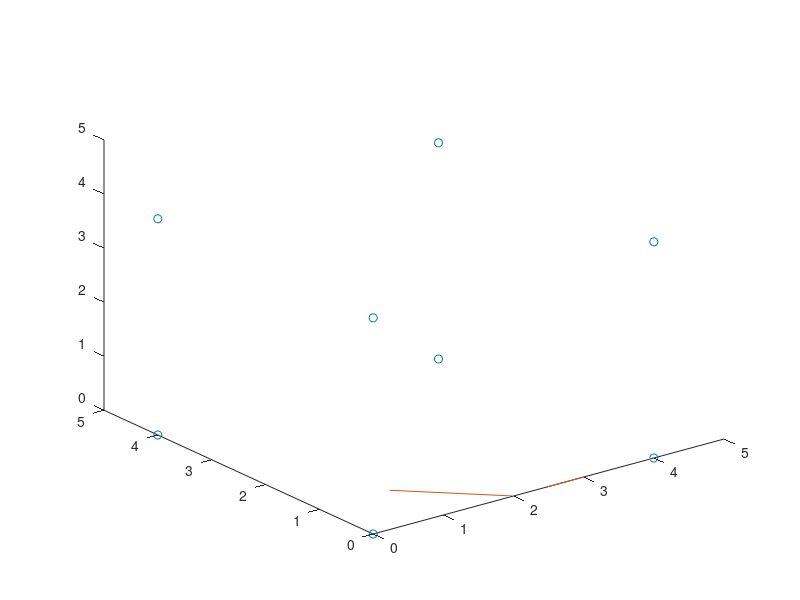

Recreate this plot in MATLAB. (Note: this script raises an error after producing the figure.)
% Input Variables
r = sqrt(2);
l = 5;
b = 5;
h = 5;

a = 2 * sqrt(2) * r;
nx = floor(l/a);
ny = floor(b/a);
nz = floor(h/a);

if nx == 0 || ny == 0 || nz == 0
 disp("Insufficient Space")
 return 
end

w = 0 : a : max([nx, ny, nz]) * a;

Ax = ones(nx + 1, ny + 1);
Ay = ones(nx + 1, ny + 1);
Ax = Ax .* w(1:nx+1)';
Ay = Ay .* w(1:ny+1);

Bx = Ax(1:nx, 1:ny) + a/2;
By = Ay(1:nx, 1:ny) + a/2;

Cx = Ax(1:nx, :) + a/2;
Cy = Ay(1:nx, :);

Dx = Ax(:, 1:ny);
Dy = Ay(:, 1:ny) + a/2;

A = ones((nx + 1) * (ny + 1) * (nz + 1), 3);
for z = 1 : nz + 1
    A(1 + (z - 1) * ((nx + 1) * (ny + 1)) : z * ((nx + 1) * (ny + 1)), 1) = A(1 + (z - 1) * ((nx + 1) * (ny + 1)) : z * ((nx + 1) * (ny + 1)), 1) .* Ax(:);
    A(1 + (z - 1) * ((nx + 1) * (ny + 1)) : z * ((nx + 1) * (ny + 1)), 2) = A(1 + (z - 1) * ((nx + 1) * (ny + 1)) : z * ((nx + 1) * (ny + 1)), 2) .* Ay(:);
    A(1 + (z - 1) * ((nx + 1) * (ny + 1)) : z * ((nx + 1) * (ny + 1)), 3) = A(1 + (z - 1) * ((nx + 1) * (ny + 1)) : z * ((nx + 1) * (ny + 1)), 3) * w(z);
end

B = ones(nx * ny * (nz + 1), 3);
for z = 1 : nz + 1
    B(1 + (z - 1) * (nx * ny) : z * (nx * ny), 1) = B(1 + (z - 1) * (nx * ny) : z * (nx * ny), 1) .* Bx(:);
    B(1 + (z - 1) * (nx * ny) : z * (nx * ny), 2) = B(1 + (z - 1) * (nx * ny) : z * (nx * ny), 2) .* By(:);
    B(1 + (z - 1) * (nx * ny) : z * (nx * ny), 3) = B(1 + (z - 1) * (nx * ny) : z * (nx * ny), 3) * w(z);
end

C = ones(nx * (ny + 1) * nz, 3);
for z = 1 : nz
    C(1 + (z - 1) * (nx * (ny + 1)) : z * (nx * (ny + 1)), 1) = C(1 + (z - 1) * (nx * (ny + 1)) : z * (nx * (ny + 1)), 1) .* Cx(:);
    C(1 + (z - 1) * (nx * (ny + 1)) : z * (nx * (ny + 1)), 2) = C(1 + (z - 1) * (nx * (ny + 1)) : z * (nx * (ny + 1)), 2) .* Cy(:);
    C(1 + (z - 1) * (nx * (ny + 1)) : z * (nx * (ny + 1)), 3) = C(1 + (z - 1) * (nx * (ny + 1)) : z * (nx * (ny + 1)), 3) * w(z) + a/2;
end

D = ones((nx + 1) * ny * nz, 3);
for z = 1 : nz
    D(1 + (z - 1) * ((nx + 1) * ny) : z * ((nx + 1) * ny), 1) = D(1 + (z - 1) * ((nx + 1) * ny) : z * ((nx + 1) * ny), 1) .* Dx(:);
    D(1 + (z - 1) * ((nx + 1) * ny) : z * ((nx + 1) * ny), 2) = D(1 + (z - 1) * ((nx + 1) * ny) : z * ((nx + 1) * ny), 2) .* Dy(:);
    D(1 + (z - 1) * ((nx + 1) * ny) : z * ((nx + 1) * ny), 3) = D(1 + (z - 1) * ((nx + 1) * ny) : z * ((nx + 1) * ny), 3) * w(z) + a/2;
end

% Plotting the Unit Cells

p1 = plot3(A(:,1), A(:,2), A(:, 3), 'o', color = [1 0 0]);
p1.MarkerFaceColor = [1 0 0];

axis equal;
hold on;

p2 = plot3(B(:,1), B(:,2), B(:, 3), 'o', color = [0 1 0]);
p2.MarkerFaceColor = [0 1 0];

p3 = plot3(C(:,1), C(:,2), C(:, 3), 'o', color = [0 1 0]);
p3.MarkerFaceColor = [0 1 0];

p4 = plot3(D(:,1), D(:,2), D(:, 3), 'o', color = [0 1 0]);
p4.MarkerFaceColor = [0 1 0];

for z = 0 : nz
    for x = 0 : nx
        plot3([(x * a) (x * a)], [0 (ny * a)], [(z * a) (z * a)], color = [1 0 0]);
    end
    for y = 0 : ny
        plot3([(nx * a) 0], [(y * a) (y * a)], [(z * a) (z * a)], color = [1 0 0]);
    end
end

for x = 0 : nx
    for y = 0 : ny
        plot3([(x * a) (x * a)], [(y * a) (y * a)], [0 (nz * a)], color = [1 0 0]);
    end
end

% xlabel("Length")
% ylabel("Breadth")
% zlabel("Height")

hold off;

% Statistics
n = nx * ny * nz                    % Number of Unit Cells
s = round(l * b * h - n * a^3, 10)  % Space which is unfilled

% Exporting the Coordinates as a CSV File
Output = [A; B; C; D];
writematrix(Output, 'FCC_Coordinates.csv');
